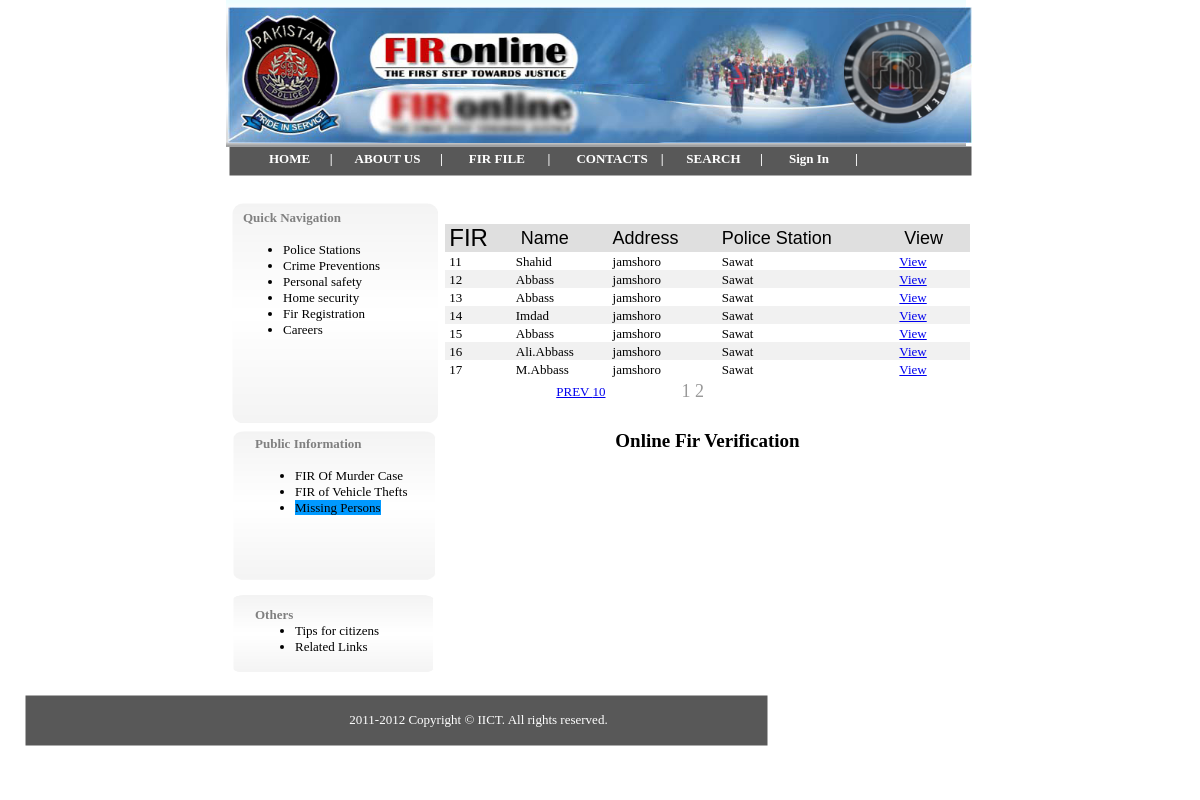
Page /missingPersonsView.php?start=10&p_f=10 on the committed database.
### tables this page shows
CREATE TABLE `missingpeople` (
  `ID` int(15) NOT NULL,
  `Name` varchar(20) default NULL,
  `Date of Missing` varchar(20) default NULL,
  `PoliceStation` varchar(20) default NULL,
  `Address` varchar(150) default NULL,
  `Age` varchar(20) default NULL,
  `Gender` varchar(20) default NULL,
  `IdentitificationMark` varchar(15) default NULL,
  `GenralApearance` varchar(15) default NULL,
  `Remarks` varchar(20) default NULL,
  `pic` varchar(30) default NULL,
  PRIMARY KEY  (`ID`)
);

### missingPersonsView.php (the view, shortened to what this page needs)
<!DOCTYPE HTML PUBLIC "-//W3C//DTD HTML 4.01 Transitional//EN">
<html>
<head><link rel="SHORTCUT ICON" href="images/ffir1.psd.png"/>
</head>
<body>
<div id="container">
<div id="g_shape1" style="position:absolute; overflow:hidden; left:25px; top:146px; width:743px; height:30px; z-index:0"><img border=0 width="100%" height="100%" alt="" src="images/shape3375250.png"></div>
<div id="g_image2" style="position:absolute; overflow:hidden; left:22px; top:0px; width:740px; height:147px; z-index:1"><img src="images/uf1.gif" alt="" title="" border=0 width=740 height=147></div>
<div id="roundrect1" style="position:absolute; overflow:hidden; left:28px; top:203px; width:208px; height:222px; z-index:2"><img border=0 width="100%" height="100%" alt="" src="images/roundrect16018000.png"></div>
<div id="g_text2" style="position:absolute; overflow:hidden; left:65px; top:151px; width:642px; height:20px; z-index:3">
<div class="wpmd">
<div><font face="Tahoma"><B><a href="index.html"  title="Home" class="style1"  >HOME</a></B></font><font color="#333333" face="Tahoma"><B>&nbsp;&nbsp;&nbsp;&nbsp;&nbsp; </B></font><font color="#FFFFFF" face="Tahoma"><B>|</B></font><font color="#333333" face="Tahoma"><B>&nbsp;&nbsp;&nbsp;&nbsp;&nbsp;&nbsp; </B></font><font face="Tahoma"><B><a href="aboutUs.html" title="About Us" class="style1">ABOUT US</a></B></font><font color="#333333" face="Tahoma"><B>&nbsp;&nbsp;&nbsp;&nbsp;&nbsp; </B></font><font color="#FFFFFF" face="Tahoma"><B>|</B></font><font color="#333333" face="Tahoma"><B>&nbsp;&nbsp;&nbsp;&nbsp;&nbsp;&nbsp;&nbsp; </B></font><font face="Tahoma"><B><a href="FirTopic.html" title="Topics of Fir" class="style1">FIR FILE</a></B></font><font color="#333333" face="Tahoma"><B>&nbsp;&nbsp;&nbsp;&nbsp;&nbsp;&nbsp; </B></font><font color="#FFFFFF" face="Tahoma"><B>| </B></font><font color="#333333" face="Tahoma"><B>&nbsp;&nbsp;&nbsp;&nbsp;&nbsp;&nbsp; </B></font><font face="Tahoma"><B><a href="Contact Us.php"title="Contact Us" class="style1">CONTACTS</a></B></font><font color="#333333" face="Tahoma"><B>&nbsp;&nbsp;&nbsp; </B></font><font color="#FFFFFF" face="Tahoma"><B>|</B></font><font color="#333333" face="Tahoma"><B>&nbsp;&nbsp;&nbsp;&nbsp;&nbsp;&nbsp; </B></font><font face="Tahoma"><B><a href="searchFir.html" title="" class="style1">SEARCH</a></B></font><font color="#333333" face="Tahoma"><B>&nbsp;&nbsp;&nbsp;&nbsp;&nbsp; </B></font><font color="#FFFFFF" face="Tahoma"><B>|</B></font><font color="#333333" face="Tahoma"><B>&nbsp;&nbsp;&nbsp;&nbsp;&nbsp;&nbsp;&nbsp;
<?php
if($_SESSION["logout"]=="Log Out")
  {
    echo "<a href='adminLog.php' title='Logout' class='style1'>Log Out</a>";
  }
 else
  {
    echo "<a href='adminLog.php' title='SignIn' class='style1'>Sign In</a>";
  }
?>
</B></font><font color="#333333" face="Tahoma"><B>&nbsp;&nbsp;&nbsp;&nbsp;&nbsp;&nbsp; </B></font><font color="#FFFFFF" face="Tahoma"><B>|</B></font></div>
</div></a></div>
<div id="text7" style="position:absolute; overflow:hidden; left:39px; top:210px; width:188px; height:204px; z-index:7">
<div class="wpmd">
<div><font color="#808080" face="Tahoma"><B>Quick Navigation</B></font></div>
<div><font color="#808080" face="Tahoma"><B><BR></B></font></div>
<UL>
<li><font color="#808080" face="Tahoma"><a href="Navigation1.php?&navigationId=&#54&user=Guest" class="style1" style="color:#000;" >Police Stations</a></font></li>
<li><font color="#808080" face="Tahoma"><a href="Navigation1.php?&navigationId=&#49&user=Guest"class="style1" style="color:#000;">Crime Preventions</a></font></li>
<li><font color="#808080" face="Tahoma">
<a href="Navigation1.php?&navigationId=&#50&user=Guest" class="style1" style="color:#000;">Personal safety</a></font></li>
<li><font color="#808080" face="Tahoma"><a href="Navigation1.php?&navigationId=&#51&user=Guest" class="style1" style="color:#000;">Home security</a></font></li>
<li><font color="#808080" face="Tahoma"><a href="Navigation1.php?&navigationId=&#52&user=Guest" class="style1" style="color:#000;">Fir Registration</a></font></li>
<li><font color="#808080" face="Tahoma"><a href="Navigation1.php?&navigationId=&#53&user=Guest" class="style1" style="color:#000;">Careers</a></font></li>
</UL>
</div></div>
<div id="roundrect4" style="position:absolute; overflow:hidden; left:29px; top:431px; width:204px; height:150px; z-index:8"><img border=0 width="100%" height="100%" alt="" src="images/roundrect16018000.png"></div>
<div id="text5" style="position:absolute; overflow:hidden; left:51px; top:436px; width:164px; height:142px; z-index:9">
<div class="wpmd">
<div><font color="#808080" face="Tahoma"><B> Public Information</B></font></div>
<div><font color="#808080" face="Tahoma"><B><BR></B></font></div>
<UL>
<li><font color="#808080" face="Tahoma"><a href="FirViewForm1.php" class="style1" style="color:#000;">FIR Of Murder Case </a></font></li>
<li><font color="#808080" face="Tahoma"><a href="FirVEHICLE.html" class="style1" style="color:#000;">FIR of Vehicle Thefts</a></font></li>
<li><font color="#808080" face="Tahoma"><a href="missingPersonsView.php" class="style1" style="color:#000;background:#09F;" >Missing Persons</a></font></li>
</UL>
</div></div>
<div id="roundrect5" style="position:absolute; overflow:hidden; left:29px; top:595px; width:202px; height:78px; z-index:10"><img border=0 width="100%" height="100%" alt="" src="images/roundrect16018000.png"></div>
<div id="text8" style="position:absolute; overflow:hidden; left:51px; top:607px; width:165px; height:57px; z-index:11">
<div class="wpmd">
<div><font color="#808080" face="Tahoma"><B>Others</B></font></div>
<UL>
<li><font color="#808080" face="Tahoma"><a href="tips.html" class="style1" style="color:#000;">Tips for citizens </a> </font></li>
<li><font color="#808080" face="Tahoma"><a href="links.html" class="style1" style="color:#000;">Related Links</a></font></li>
</UL>
<div><font color="#808080" face="Tahoma"><BR></font></div>
</div></div>
<div id="image1" style="position:absolute; overflow:hidden; left:24px; top:7px; width:744px; height:136px; z-index:12"><img src="images/hed.jpg" alt="" title="" border=0 width=744 height=136></div>
<div id="text1" style="position:absolute; overflow:hidden; left:195px; top:180px; width:617px; height:534px; z-index:13">
<div class="wpmd">
<div><font face="Arial Narrow" class="ws14">&nbsp;&nbsp;&nbsp; </font></div>
<div><font face="Arial Narrow" class="ws14">&nbsp;&nbsp;&nbsp;&nbsp;
<?php
$page_name="missingPersonsView.php";
$start=$_GET['start'];
$p_limit=10;
$p_f=$_GET['p_f'];
$eu = ($start -0);
$limit = 10;
$query2=" SELECT * FROM missingpeople ";
$result2=mysql_query($query2);
$nume=mysql_num_rows($result2);
$bgcolor="#f1f1f1";
echo "<TABLE width=85% align=center  cellpadding=0 cellspacing=0> <tr>";
echo "<td  bgcolor='dfdfdf' >&nbsp;<font face='arial,verdana,helvetica' color='#000000' size='5'>FIR</font></td>";
echo "<td  bgcolor='dfdfdf' >&nbsp;<font face='arial,verdana,helvetica' color='#000000' size='4'>&nbsp;Name</font></td>";
echo "<td  bgcolor='dfdfdf' >&nbsp;<font face='arial,verdana,helvetica' color='#000000' size='4'>Address</font></td>";
echo "<td  bgcolor='dfdfdf'>&nbsp;<font face='arial,verdana,helvetica' color='#000000' size='4'>Police Station</font></td>";
echo "<td  bgcolor='dfdfdf' >&nbsp;<font face='arial,verdana,helvetica' color='#000000' size='4'>&nbsp;View</font></td></tr>";
$query=" SELECT * FROM missingpeople  limit $eu, $limit ";
$result=mysql_query($query);
while($noticia = mysql_fetch_array($result))
{
if($bgcolor=='#f1f1f1'){$bgcolor='#ffffff';}
else{$bgcolor='#f1f1f1';}
$name=$noticia['Name'];
echo "<tr >";
echo "<td align=left bgcolor=$bgcolor id='title'>&nbsp;<font face='Verdana' size='2'>$noticia[ID]</font></td>";
echo "<td align=left bgcolor=$bgcolor id='title'>&nbsp;<font face='Verdana' size='2'>$noticia[Name]</font></td>";
echo "<td align=left bgcolor=$bgcolor id='title'>&nbsp;<font face='Verdana' size='2'>$noticia[Address]</font></td>";
echo "<td align=left bgcolor=$bgcolor id='title'>&nbsp;<font face='Verdana' size='2'>$noticia[PoliceStation]</font></td>";
echo "<td align=left bgcolor=$bgcolor id='title'>&nbsp;<font face='Verdana' size='2'><a href=missingPersons.php?id=". $noticia[ID]."&name=".$name.">View</a></font></td>";
echo "</tr>";
}
echo "</table>";
$p_back=$p_f-$p_limit;
$total=mysql_num_rows(mysql_query(" SELECT * FROM missingpeople "));
echo "<table align = 'center' width='50%'><tr><td  align='left' width='20%'>";
if($p_f<>0){print "<a href='$page_name?start=$p_back&p_f=$p_back'><font face='Verdana' size='2'>PREV $p_limit</font></a>"; }
echo "</td><td  align='left' width='10%'>";
echo "</td><td align=center width='30%'>";
for($i=$p_f;$i < $nume and $i<($p_f+$p_limit);$i=$i+$limit){
if($i <> $eu){
$i2=$i+$p_f;
echo " <a href='$page_name?start=$i&p_f=$p_f'><font face='Verdana' size='2'>$i</font></a> ";
}
else { echo "<font face='Verdana' size='4' color='#999999'> &nbsp;";
for($a=1,$r=0; $a<=$total; $a+=$limit){
	   echo ($r+=1);
	 }
   echo "</font>";
  }
}
echo "</td><td  align='right' width='10%'>";
echo "</td><td  align='right' width='60%'>";
echo "</td></tr></table>";
?>
<center><h4> Online Fir Verification </h4></center>
</font></div>
</div></div>
</div>
<div id="g_shape2" style="position:absolute; overflow:hidden; left:25px; top:695px; width:743px; height:51px; z-index:4"><img border=0 width="100%" height="100%" alt="" src="images/shape3375296.png"></div>
<div id="shape3" style="position:absolute; overflow:hidden; left:651px; top:757px; width:100px; height:17px; z-index:5"><img border=0 width="100%" height="100%" alt="" src="images/shape16018000.png"></div>
<div id="g_text3" style="position:absolute; overflow:hidden; left:296px; top:712px; width:365px; height:41px; z-index:6">
<div class="wpmd">
<div><font color="#FFFFFF" face="Tahoma">2011-2012 Copyright © IICT. All rights reserved. </font></div>
</div></div>
</body>
</html>

### missingPersonsView.php (style rules this page uses)
.ws14 { font-size: 19px; }
.wpmd { font-size: 13px;font-family: Arial,Helvetica,Sans-Serif;font-style: normal;font-weight: normal; }
DIV,UL,OL { margin-top: 0px; margin-bottom: 0px; }
a.style1:link { color:#FFFFFF;text-decoration: none; }
div#container { position:relative; width: 792px; margin-top: 0px; margin-left: auto; margin-right: auto; text-align:left; }
body { text-align:center;margin:0 }

### rows in the picture
missingpeople: ID "11", Name "Shahid", Address "jamshoro", PoliceStation "Sawat"
missingpeople: ID "12", Name "Abbass", Address "jamshoro", PoliceStation "Sawat"
missingpeople: ID "13", Name "Abbass", Address "jamshoro", PoliceStation "Sawat"
missingpeople: ID "14", Name "Imdad", Address "jamshoro", PoliceStation "Sawat"
missingpeople: ID "15", Name "Abbass", Address "jamshoro", PoliceStation "Sawat"
missingpeople: ID "16", Name "Ali.Abbass", Address "jamshoro", PoliceStation "Sawat"
missingpeople: ID "17", Name "M.Abbass", Address "jamshoro", PoliceStation "Sawat"

### other values in the picture
$p_limit "10"
$r+=1 "1"
$r+=1 "2"
